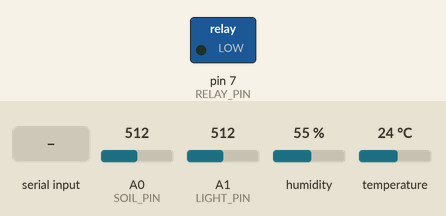
A sketch run on a simulated Arduino Uno, built with avr-gcc and run on an emulated ATmega328P. Shown: switched loads named in the sketch (green lamp = pin HIGH). The test bench sets the inputs (shaded band); at power-on: A0 (SOIL_PIN) = 512, A1 (LIGHT_PIN) = 512, humidity 55 %, temperature 24 °C. What the sketch prints to the serial monitor is not drawn.

Above: at 5.8 s.
5.9 s: "90,45\n" received over the second serial link
At 11.5 s:
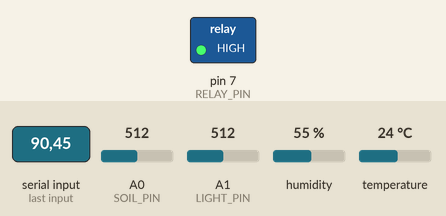
Timing chart, 0 to 13.0 s (numbered marks = the images above; inputs shaded):
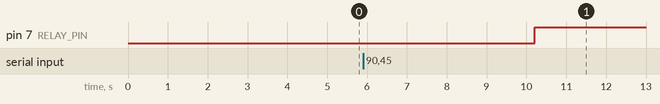

The sketch:

arduino_esp_uno.ino
```cpp
#include <SoftwareSerial.h>
#include <DHT.h>

#define DHTPIN 2
#define DHTTYPE DHT11
#define RELAY_PIN 7
#define SOIL_PIN A0
#define LIGHT_PIN A1

DHT dht(DHTPIN, DHTTYPE);
SoftwareSerial espSerial(10, 11); // RX = D10 ← TX ESP32

void setup() {
  Serial.begin(9600);
  espSerial.begin(9600);
  dht.begin();
  pinMode(RELAY_PIN, OUTPUT);
  digitalWrite(RELAY_PIN, LOW);
}

void loop() {
  float temp = dht.readTemperature();
  float hum = dht.readHumidity();
  int soil = analogRead(SOIL_PIN);
  int light = analogRead(LIGHT_PIN);

  String data = "TEMP=" + String(temp) + ",HUM=" + String(hum) + ",SOIL=" + String(soil) + ",LIGHT=" + String(light);
  Serial.println(data);
  espSerial.println(data);

  if (espSerial.available()) {
    String input = espSerial.readStringUntil('\n');
    float volume = input.toFloat();
    Serial.print("Nhận volume: ");
    Serial.println(volume);

    if (volume > 5.0) {
      digitalWrite(RELAY_PIN, HIGH);
      delay(volume * 1000);
      digitalWrite(RELAY_PIN, LOW);
    }
  }

  delay(5000);
}
```

Measured:
- after the input at 5.9 s, pin 7 (RELAY_PIN): LOW → HIGH after 4.3 s
